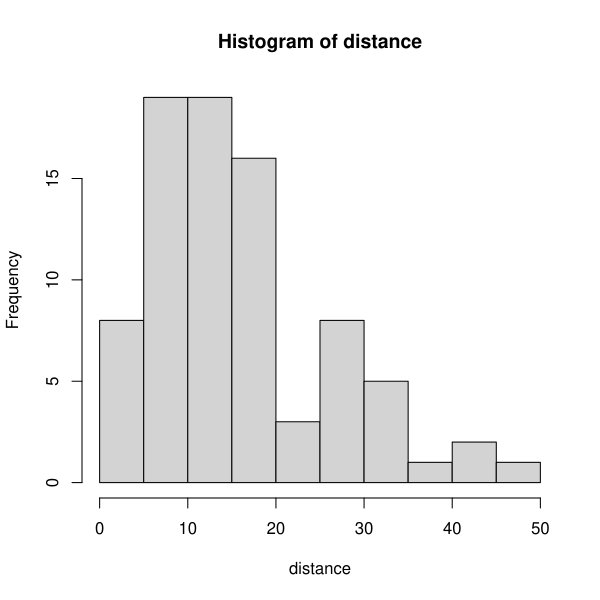

Recreate this plot in R.
###################################################
### code chunk number 15: Cs13_disfig
###################################################
par(mfrow = c(1, 1))
hist(distance) # make a histogram of distance traveled per day
